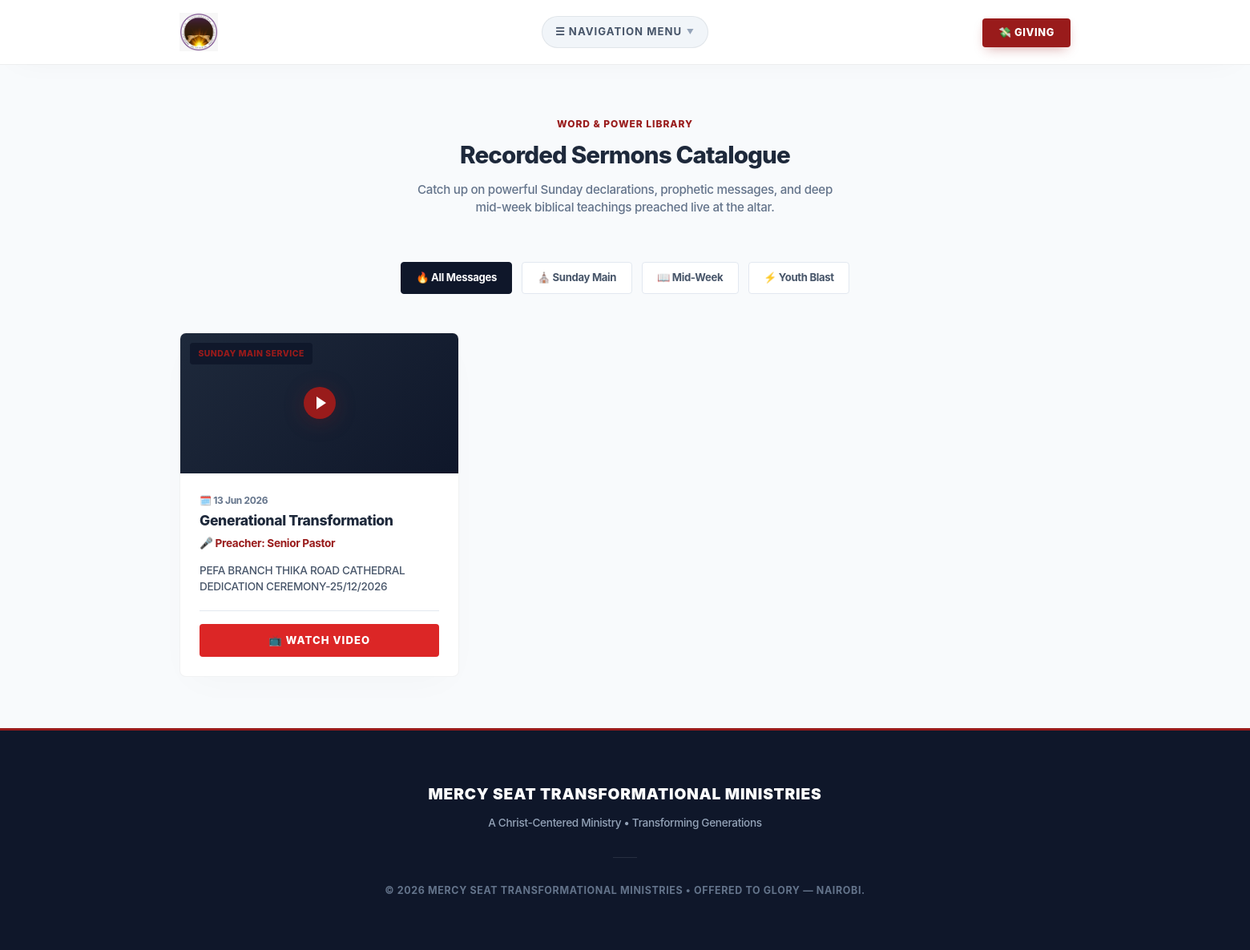
Page /sermons/ on the earlier database version.
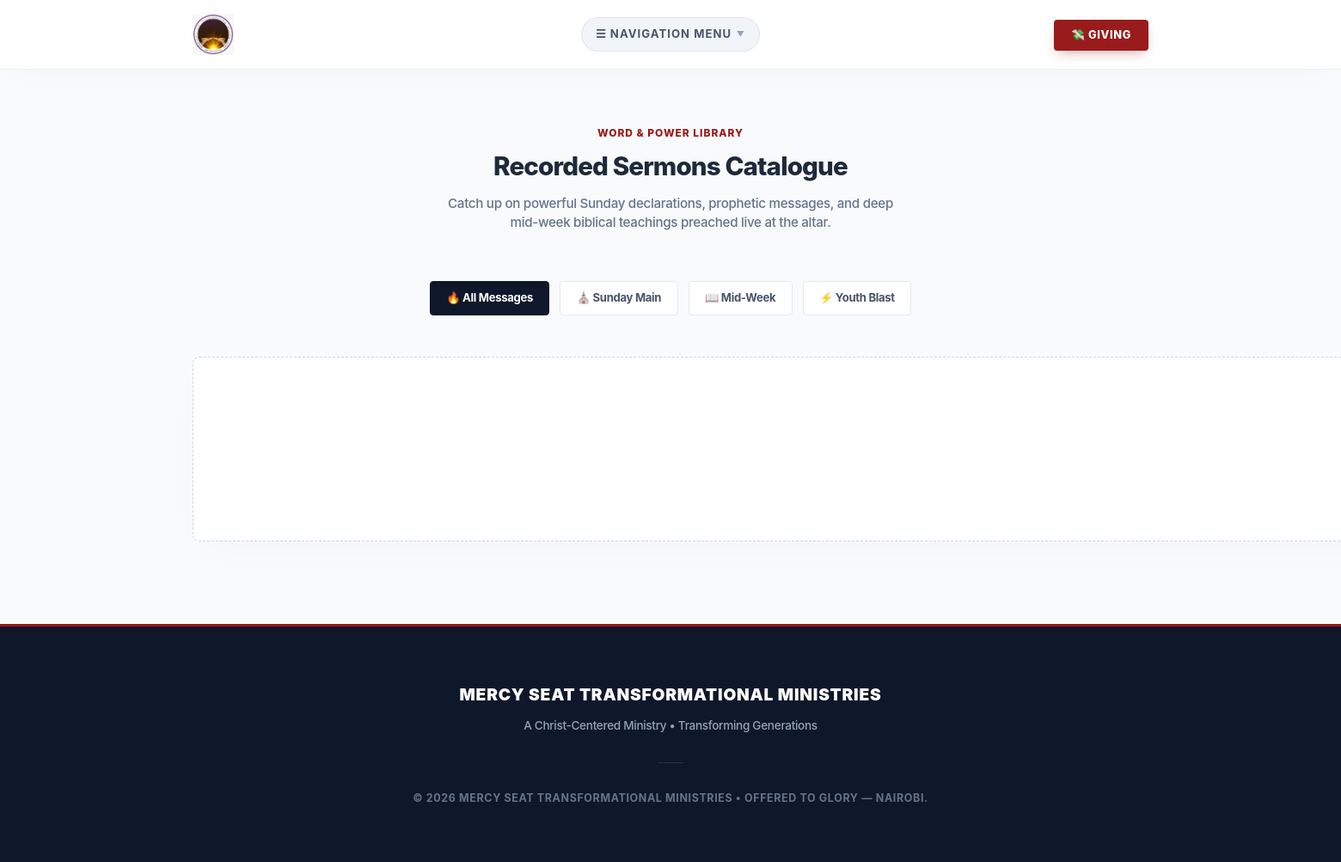
Same page on the later database version.
### core/models.py (models this page shows, shortened)
class Sermon(models.Model):
    SERMON_TYPE_CHOICES = [
        ('SUNDAY', 'Sunday Main Service'),
        ('MIDWEEK', 'Mid-Week Midweek Service'),
        ('YOUTH', 'Youth Fellowship Explosion'),
        ('CONFERENCE', 'Special Ministry Conference'),
    ]
    title = models.CharField(max_length=255)
    preacher = models.CharField(max_length=150, default="Senior Pastor")
    service_type = models.CharField(max_length=20, choices=SERMON_TYPE_CHOICES, default='SUNDAY')
    date_preached = models.DateField()
    summary = models.TextField(help_text="Brief summary of the sermon keys and scripture anchors.")
    youtube_url = models.URLField(blank=True, null=True, help_text="Paste live streaming or recording link.")
    audio_file = models.FileField(upload_to='sermons/audio/', blank=True, null=True,
                                  help_text="Upload MP3 format for local listening downloads.")
    class Meta:
        ordering = ['-date_preached']

### core/views.py (the view)
# urls.py: path('sermons/', views.sermons_center, name='sermons_center'),
def sermons_center(request):
    all_sermons = Sermon.objects.all().order_by('-date_preached')
    service_filter = request.GET.get('service_type')
    if service_filter:
        all_sermons = all_sermons.filter(service_type=service_filter)
    context = {
        'sermons': all_sermons,
        'selected_filter': service_filter,
    }
    return render(request, 'church_sermons.html', context)

### templates/church_sermons.html (shortened to what this page needs)
{% extends 'church_base.html' %}
{% block content %}
<div class="container">
    <div style="text-align: center; margin-bottom: 3.5rem;">
        <span style="font-size: 0.75rem; font-weight: 800; color: #991b1b; text-transform: uppercase; letter-spacing: 0.08em; display: block; margin-bottom: 0.25rem;">Word &amp; Power Library</span>
        <h1 style="font-size: 1.85rem; font-weight: 800; color: #1e293b; letter-spacing: -0.03em; margin: 0 0 0.5rem 0;">Recorded Sermons Catalogue</h1>
        <p style="font-size: 0.95rem; color: #64748b; max-width: 520px; margin: 0 auto; font-weight: 500; line-height: 1.5;">
            Catch up on powerful Sunday declarations, prophetic messages, and deep mid-week biblical teachings preached live at the altar.
        </p>
    </div>
    <div style="display: flex; gap: 0.75rem; justify-content: center; align-items: center; margin-bottom: 3rem; flex-wrap: wrap;" class="mobile-filter-bar">
        <a href="{% url 'sermons_center' %}" style="padding: 0.5rem 1.15rem; font-size: 0.82rem; font-weight: 700; border-radius: 4px; text-decoration: none; border: 1px solid #e2e8f0; {% if not selected_filter %}background-color: #0f172a; color: #ffffff; border-color: #0f172a;{% else %}background-color: #ffffff; color: #475569;{% endif %}">🔥 All Messages</a>
        <a href="{% url 'sermons_center' %}?service_type=SUNDAY" style="padding: 0.5rem 1.15rem; font-size: 0.82rem; font-weight: 700; border-radius: 4px; text-decoration: none; border: 1px solid #e2e8f0; {% if selected_filter == 'SUNDAY' %}background-color: #0f172a; color: #ffffff; border-color: #0f172a;{% else %}background-color: #ffffff; color: #475569;{% endif %}">⛪ Sunday Main</a>
        <a href="{% url 'sermons_center' %}?service_type=MIDWEEK" style="padding: 0.5rem 1.15rem; font-size: 0.82rem; font-weight: 700; border-radius: 4px; text-decoration: none; border: 1px solid #e2e8f0; {% if selected_filter == 'MIDWEEK' %}background-color: #0f172a; color: #ffffff; border-color: #0f172a;{% else %}background-color: #ffffff; color: #475569;{% endif %}">📖 Mid-Week</a>
        <a href="{% url 'sermons_center' %}?service_type=YOUTH" style="padding: 0.5rem 1.15rem; font-size: 0.82rem; font-weight: 700; border-radius: 4px; text-decoration: none; border: 1px solid #e2e8f0; {% if selected_filter == 'YOUTH' %}background-color: #0f172a; color: #ffffff; border-color: #0f172a;{% else %}background-color: #ffffff; color: #475569;{% endif %}">⚡ Youth Blast</a>
    </div>
    <div style="display: grid; grid-template-columns: repeat(auto-fill, minmax(310px, 1fr)); gap: 2rem;" class="sermon-media-grid">
        {% for sermon in sermons %}
            <div class="sanctuary-card" style="padding: 0; overflow: hidden; display: flex; flex-direction: column; justify-content: space-between; margin-bottom: 0;">
                <div style="position: relative; width: 100%; height: 175px; background: linear-gradient(135deg, #1e293b 0%, #0f172a 100%); display: flex; align-items: center; justify-content: center;">
                    <span style="position: absolute; top: 12px; left: 12px; background-color: rgba(15, 23, 42, 0.85); color: #991b1b; font-size: 0.65rem; font-weight: 800; text-transform: uppercase; letter-spacing: 0.05em; padding: 0.3rem 0.65rem; border-radius: 4px; backdrop-filter: blur(4px);">
                        {{ sermon.get_service_type_display }}
                    </span>
                    <svg width="48" height="48" viewBox="0 0 24 24" fill="none" xmlns="http://w3.org" style="filter: drop-shadow(0 4px 12px rgba(153,27,27,0.25));">
                        <circle cx="12" cy="12" r="10" fill="#991b1b"/>
                        <path d="M10 8L16 12L10 16V8Z" fill="#ffffff"/>
                    </svg>
                </div>
                <div style="padding: 1.5rem; text-align: left; display: flex; flex-direction: column; flex-grow: 1; justify-content: space-between; gap: 1.25rem;">
                    <div>
                        <span style="font-size: 0.75rem; color: #64748b; font-weight: 700; display: block; margin-bottom: 0.25rem;">🗓️ {{ sermon.date_preached|date:"d M Y" }}</span>
                        <h3 style="margin: 0 0 0.35rem 0; font-size: 1.1rem; font-weight: 800; color: #1e293b; letter-spacing: -0.02em; line-height: 1.3;">{{ sermon.title }}</h3>
                        <span style="font-size: 0.85rem; color: #991b1b; font-weight: 700; display: block; margin-bottom: 0.75rem;">🎤 Preacher: {{ sermon.preacher }}</span>
                        <p style="font-size: 0.85rem; color: #475569; font-weight: 500; line-height: 1.5; display: -webkit-box; -webkit-line-clamp: 2; -webkit-box-orient: vertical; overflow: hidden;">{{ sermon.summary }}</p>
                    </div>
                    <div style="border-top: 1px solid #e2e8f0; padding-top: 1rem; display: flex; gap: 0.5rem; width: 100%;">
                        {% if sermon.youtube_url %}
                            <a href="{{ sermon.youtube_url }}" target="_blank" class="btn-kingdom" style="font-size: 0.82rem; padding: 0.6rem 1rem; border-radius: 4px; background-color: #dc2626; box-shadow: none; color: #ffffff; text-decoration: none; text-align: center; width: 100%;">📺 Watch Video</a>
                        {% endif %}
                    </div>
                </div>
            </div>
        {% empty %}
            <div class="sanctuary-card" style="grid-column: span 100; text-align: center; padding: 4rem 2rem; border-style: dashed; border-color: #cbd5e1;">
                <span style="font-size: 2rem; display: block; margin-bottom: 0.5rem;">📖</span>
                <p style="margin: 0; font-size: 0.92rem; font-weight: 600; color: #64748b;">No recorded sermon catalogue archives uploaded to the sanctuary desk yet.</p>
            </div>
        {% endfor %}
    </div>
</div>
{% endblock %}

### templates/church_base.html (shortened to what this page needs)
{% load static %}
<!DOCTYPE html>
<html lang="en">
<head>
</head>
<body>
<nav class="church-nav">
    <div class="container nav-flex">
        <div class="nav-left-brand">
            <a href="/" class="church-brand-link">
                <img src="/media/logo.jpeg" alt="Mercy Seat Logo" class="church-logo-img">
            </a>
        </div>
        <div class="nav-center-menu">
            <li class="church-dropdown-wrapper">
                <span class="dropdown-trigger-btn" id="mobileMenuTrigger">☰ Navigation Menu</span>
            </li>
        </div>
        <div class="nav-right-actions">
            <li><a href="/give/" class="btn-give-accent">💸 Giving</a></li>
        </div>
    </div>
</nav>
<main class="main-sanctuary-content">
    {% block content %}
    {% endblock %}
</main>
<footer style="background-color: #0f172a; color: #ffffff; border-top: 3px solid #991b1b; padding: 4rem 0; text-align: center; margin-top: auto;">
    <div class="container">
        <p style="margin: 0 0 0.5rem 0; font-weight: 900; font-size: 1.2rem; letter-spacing: 0.04em; text-transform: uppercase; color: #ffffff;">Mercy Seat Transformational Ministries</p>
        <p style="margin: 0 0 2rem 0; font-size: 0.85rem; color: #94a3b8; font-weight: 500;">A Christ-Centered Ministry &bull; Transforming Generations</p>
        <div style="width: 30px; height: 1px; background-color: rgba(255,255,255,0.1); margin: 0 auto 2rem auto;"></div>
        <p style="margin: 0; font-size: 0.78rem; color: #64748b; font-weight: 700; letter-spacing: 0.05em; text-transform: uppercase; line-height: 1.5;">
            &copy; {% now "Y" %} Mercy Seat Transformational Ministries &bull; Offered to Glory — Nairobi.
        </p>
    </div>
</footer>
</body>
</html>

### templates/church_base.html (style rules this page uses)
* { box-sizing: border-box; margin: 0; padding: 0; }
body { font-family: -apple-system, BlinkMacSystemFont, "SF Pro Display", "Inter", sans-serif; background-color: #f8fafc; color: #1e293b; display: flex; flex-direction: column; min-height: 100vh; line-height: 1.65; letter-spacing: -0.02em; -webkit-font-smoothing: antialiased; }
.container { width: 100%; max-width: 1160px; margin: 0 auto; padding: 0 1.5rem; }
.main-sanctuary-content { flex-grow: 1; padding: 4rem 0; }
.church-nav { background-color: #ffffff; border-bottom: 1px solid rgba(30, 41, 59, 0.08); padding: 1rem 0; position: sticky; top: 0; z-index: 10000; box-shadow: 0 10px 40px -20px rgba(30, 41, 59, 0.05); }
.nav-flex { display: grid; grid-template-columns: 1fr auto 1fr; align-items: center; width: 100%; }
.nav-left-brand { justify-self: start; }
.nav-center-menu { justify-self: center; list-style: none; }
.nav-right-actions { justify-self: end; list-style: none; }
.church-brand-link { display: flex; align-items: center; text-decoration: none; }
.church-logo-img { height: 48px; width: auto; object-fit: contain; }
.church-dropdown-wrapper { position: relative; }
.dropdown-trigger-btn { color: #475569; font-weight: 700; font-size: 0.82rem; text-transform: uppercase; letter-spacing: 0.08em; cursor: pointer; display: flex; align-items: center; gap: 0.35rem; user-select: none; padding: 0.5rem 1rem; border: 1px solid rgba(30, 41, 59, 0.08); border-radius: 20px; background-color: #f1f5f9; transition: all 0.2s ease; }
.dropdown-trigger-btn::after { content: "▼"; font-size: 0.55rem; color: #94a3b8; transition: transform 0.2s ease; }
.btn-give-accent { background-color: #991b1b !important; color: #ffffff !important; padding: 0.65rem 1.25rem; border-radius: 4px; font-weight: 800 !important; font-size: 0.8rem !important; text-transform: uppercase; letter-spacing: 0.05em; text-decoration: none; box-shadow: 0 6px 15px -5px rgba(153, 27, 27, 0.4); transition: all 0.2s ease; }
.sanctuary-card { background: #ffffff; border-radius: 8px; border: 1px solid rgba(30, 41, 59, 0.06); box-shadow: 0 15px 45px -15px rgba(30, 41, 59, 0.03); padding: 3.5rem 3rem; margin-bottom: 2rem; transition: all 0.3s cubic-bezier(0.215, 0.610, 0.355, 1); }

Differences in the rows shown:
removed Sermon: service_type "SUNDAY MAIN SERVICE", date_preached "13 Jun 2026", title "Generational Transformation", preacher "Senior Pastor", summary "PEFA BRANCH THIKA ROAD CATHEDRAL DEDICATION CEREMONY-25/12/2026"
